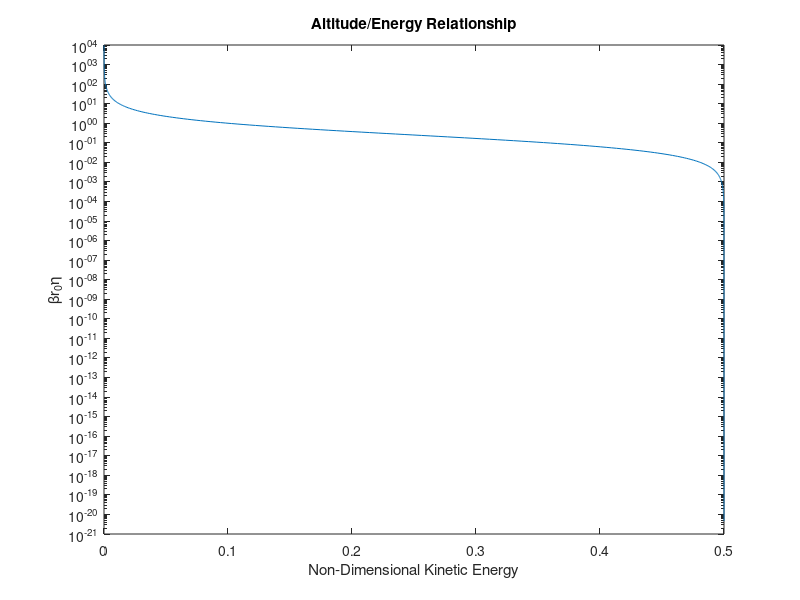
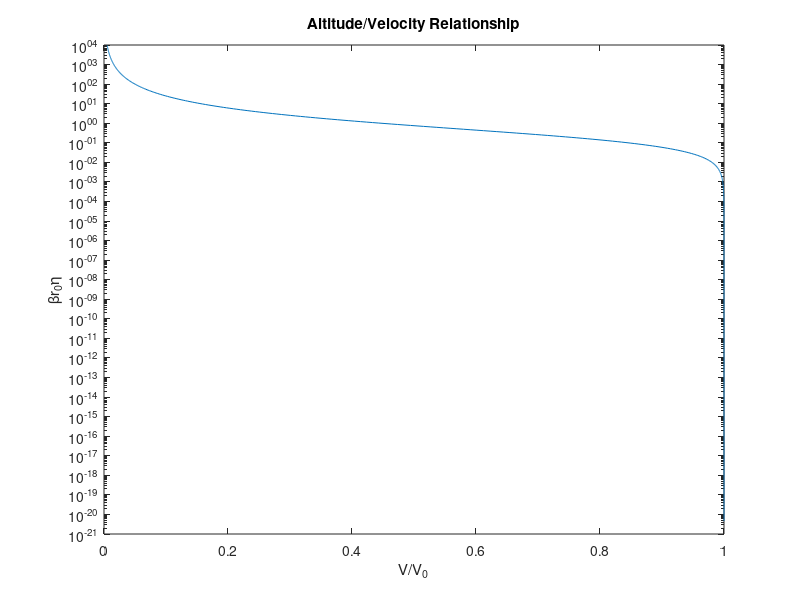
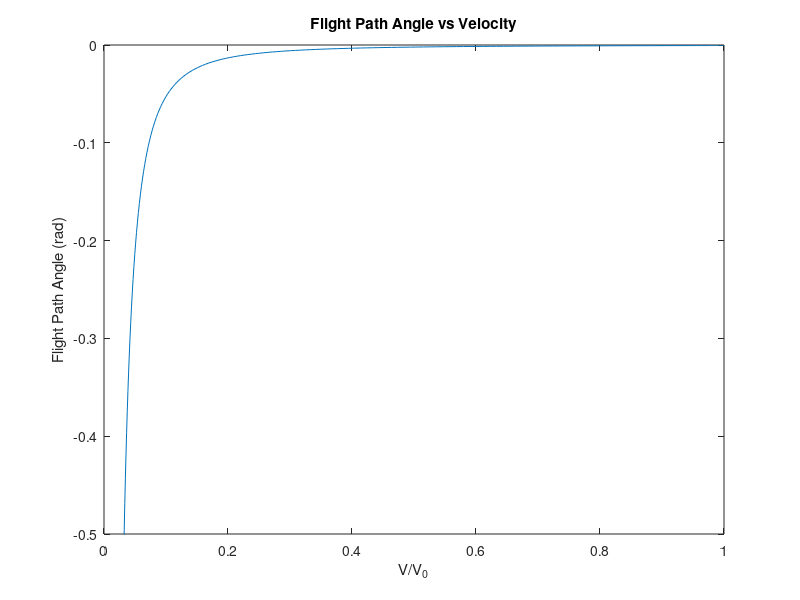
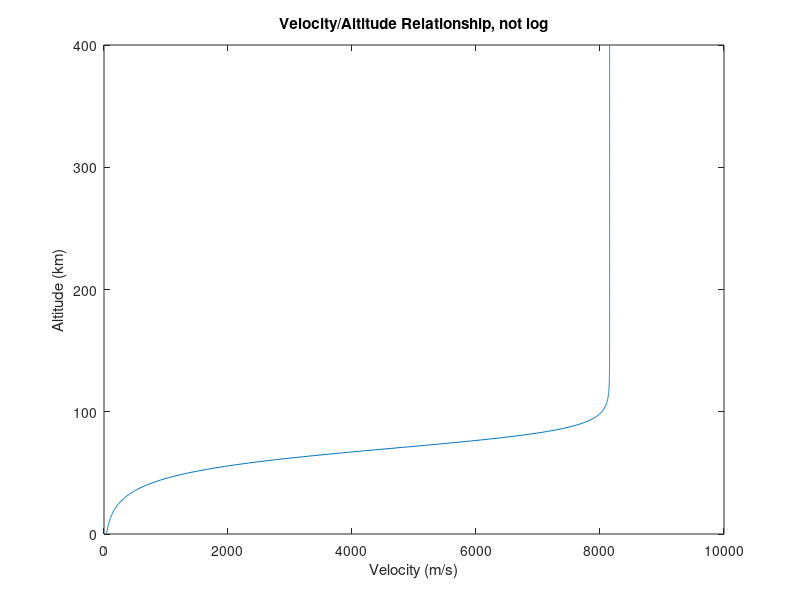

Write MATLAB code to recreate these figures, in order.
%% AEE480 Varda Project
%Alex Edson
%Reentry Heating Code
%Source: First Order Solution from Lt. Col. Kerry D Hicks book assuming
%Shallow Angle Gliding Entry

clear,clc,close all
%% Variables
g0 = 9.81./1000; %standard gravity in km/s^2
r0 = 6378+400; %initial radius of orbit
alt = linspace(0,400,1000);  %above earth, km
beta = 0.14; % km^-1  Some exponential atmosphere constant
rho_s = 1.225; %kg/m^3 surface density
rho = @(a) rho_s*exp(-beta*a); %density at altitude using exponential atmosphere model. Altitude in km.
ldratio = 4; %lift to drag ratio. Need to apply value from CFD.
CD = 0.15; %guessing here for CD. Need to apply value from CFD.
S = 687; %Reference area in m^2
V0 = sqrt(g0*r0); %initial circular orbital velocity, km/s
m = 45000; %mass of vehicle in kg
eta = @(h) ((rho_s*S*CD)/(2*m*(beta/1000)))*exp((-beta/1000)*(h)); %non dimensional altitude, h in meters
Tndcalc = @(V) (1/2)*((V.^2)/(g0*r0)); %Vehicle kinetic energy
Vndcalc = @(V) V/V0; %non-dimensional velocity related to inital orbital velocity
for i=1:length(alt)
   altnd(i) = beta*r0*eta(alt(i)*1000); %non dimensional altitude
end
%% Calculate Stuff
for i=1:length(alt)
    V(i) = sqrt((g0*r0)/(1+beta*r0.*eta(alt(i)*1000)*ldratio)); %m/s
    Vnd(i) = Vndcalc(V(i)); %non dimensional velocity
    T(i) = Tndcalc(V(i)); %non dimensional kinetic energy
    enValt(i) = 1/(2*(1+beta*r0.*eta(alt(i)*1000)*ldratio)); %kinetic energy related to altitude
    velValt(i) = 1/(1+beta*r0.*eta(alt(i)*1000)*ldratio); %Velocity vs Altitude (V^2/g0r0)
    gamma(i) = (-1/(ldratio*beta*r0*T(i))); %flight path angle 
    decelnd(i) = (1-2*T(i))/ldratio;

end

%% Plot Stuff
figure(1)
semilogy(enValt,altnd)
title('Altitude/Energy Relationship')
xlabel('Non-Dimensional Kinetic Energy')
ylabel('\betar_0\eta')

figure(2)
semilogy(Vnd,altnd)
title('Altitude/Velocity Relationship')
xlabel('V/V_0')
ylabel('\betar_0\eta')

figure(3)
plot(Vnd,gamma)
title('Flight Path Angle vs Velocity')
xlabel('V/V_0');
ylabel('Flight Path Angle (rad)')
axis([0 1 -0.5 0])

figure(4)
plot(V*1000,alt)
title('Velocity/Altitude Relationship, not log')
xlabel('Velocity (m/s)')
ylabel('Altitude (km)')

figure(5)
plot(decelnd,alt)
title('Deceleration vs Altitude')
ylabel('Altitude')
xlabel('Deceleration')
